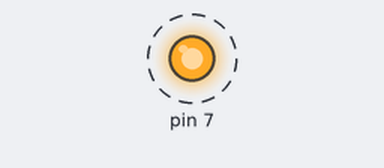
Recording of a sketch running on a simulated Arduino Uno, built with avr-gcc and run on an emulated ATmega328P. Parts: output pins drawn as LEDs (lit = HIGH). Dashed ring = blinking.

Above: at 0.15 s.
Timing chart, 0 to 3.0 s (numbered marks = the images above):
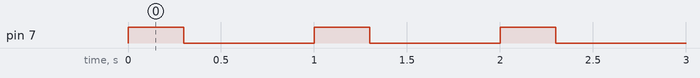

The sketch:

test-code.ino
```cpp
void setup() { pinMode(7, OUTPUT); }
void loop() {
digitalWrite(7, HIGH); delay(300);
digitalWrite(7, LOW); delay(700);
}
```

Measured:
- by itself, pin 7: alternates HIGH for 0.30 s and LOW for 0.70 s
